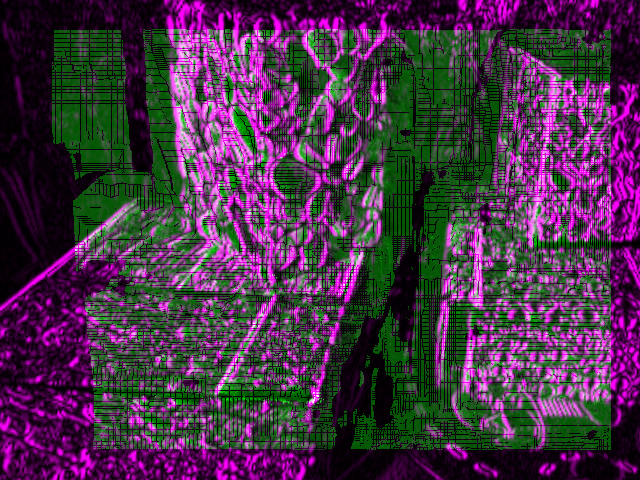
#> input picture images/imfuse_8.png, 640 x 480 px, found by its file name
$ python visual.py
#> lines starting #> are read from the running program, lines starting #| are printed output that depends on the picture
import numpy as np
import cv2
import src.HyStereo.utilities as ut
from SGBM2 import compare_window_size
# from src.HyStereo.preprocess6 import Preprocess
# import os
from stereo_RecDisWarp_EF import sobel_x,loadEvFrame,rectifyEF
import matplotlib.pyplot as plt


# [197 lines left out: functions plot, epi_visual, warp_visual, disp_visual, compare_visual, block_diagram and 1 more, not called in this run]

def resize_img_readme():
    imfuse_file = '/Users/cainan/Desktop/Stereo_event_Disparity_Estimation/images/imfuse_8.png'
    imfuse = cv2.imread(imfuse_file)
#> imfuse is the input picture: shape (480, 640, 3); mean B, G, R 73.1, 49.1, 73.1
    h, w = imfuse.shape[:2]
#> h = 480; w = 640
    resized_imfuse = cv2.resize(imfuse, (int(w/2),int(h/2)), interpolation=cv2.INTER_AREA)
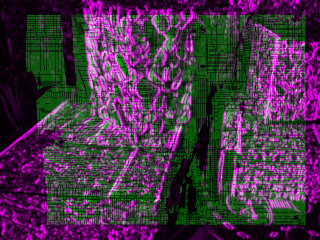
#> resized_imfuse: shape (240, 320, 3); mean B, G, R 73.2, 49.2, 73.2

    illus_file = '/Users/cainan/Desktop/Stereo_event_Disparity_Estimation/images/illustration_warping.png'
    illustration_warping = cv2.imread(illus_file)
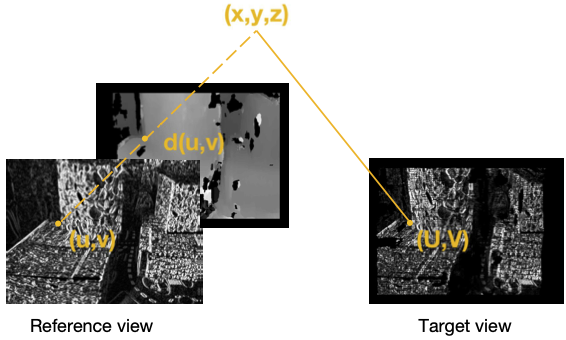
#> input picture images/illustration_warping.png, 566 x 340 px, found by its file name
#> illustration_warping is the input picture: shape (340, 566, 3); mean B, G, R 175.2, 177, 177.6
    h, w = illustration_warping.shape[:2]
#> h = 340; w = 566
    resized_illustration_warping = cv2.resize(illustration_warping, (int(w/2),int(h/2)), interpolation=cv2.INTER_AREA)
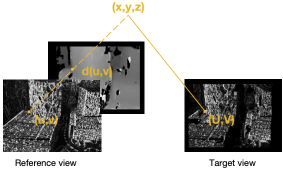
#> resized_illustration_warping: shape (170, 283, 3); mean B, G, R 175.2, 177, 177.7
    # cv2.imshow('new_img', resized_imfuse)

    save_path = '/Users/cainan/Desktop/Stereo_event_Disparity_Estimation/images'
    save_path = save_path + '/'

    cv2.imwrite(save_path + 'resized_illustration_warping.png', resized_illustration_warping)
    cv2.imwrite(save_path + 'resized_imfuse2.png',resized_imfuse)


if __name__ == '__main__':

    # [5 lines of commented-out code are left out]
    resize_img_readme()
    print('end')
